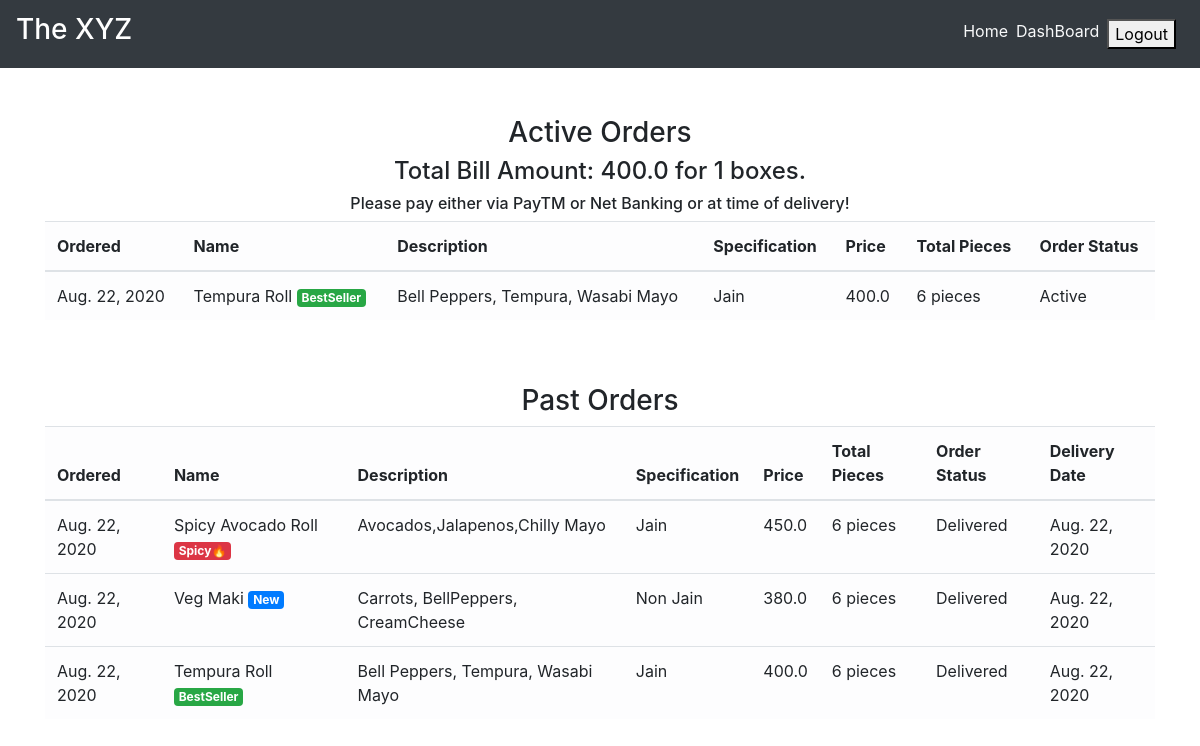
/order_details/ (signed in), run on an earlier commit of the app's database.
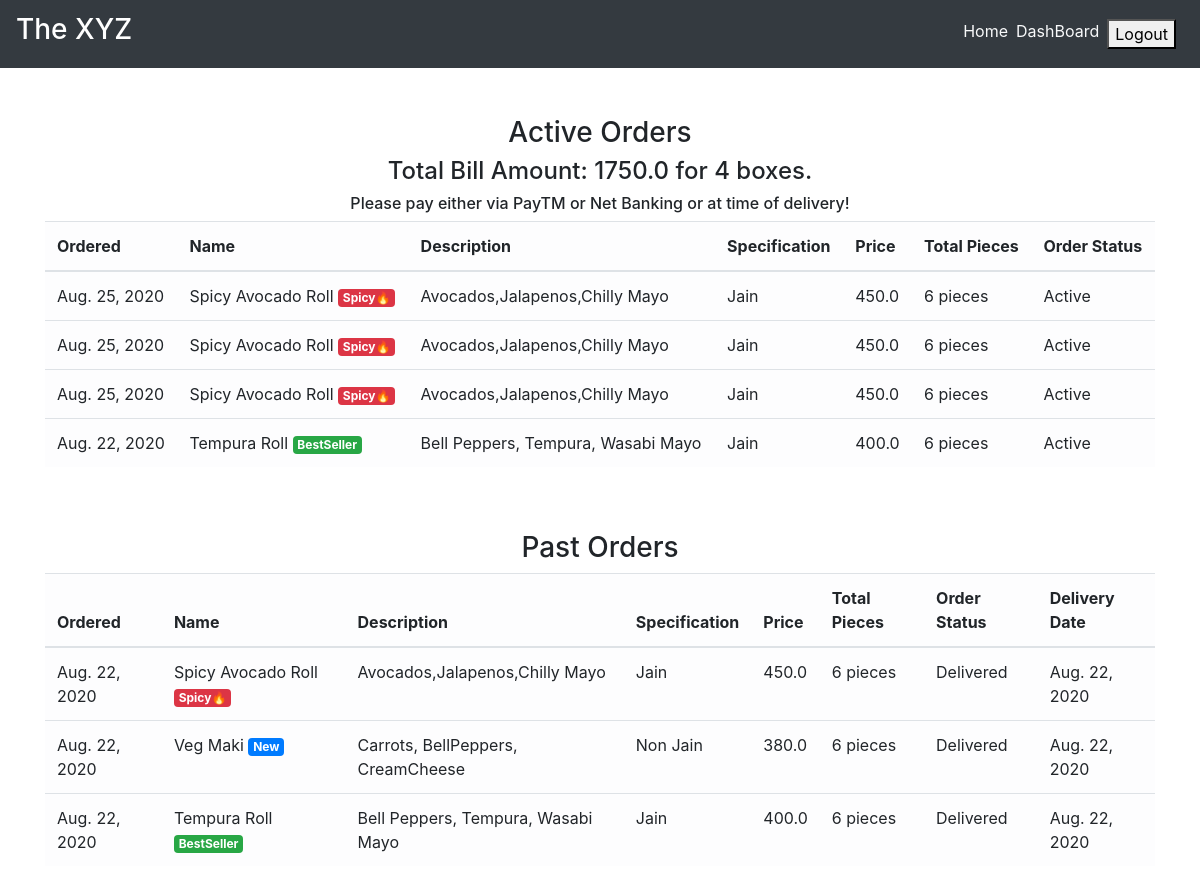
And on a later commit of the database.
### main/models.py (models this page shows, shortened)
class CartItems(models.Model):
    ORDER_STATUS = (
        ('Active', 'Active'),
        ('Delivered', 'Delivered')
    )
    user = models.ForeignKey(User, on_delete=models.CASCADE)
    item = models.ForeignKey(Item, on_delete=models.CASCADE)
    ordered = models.BooleanField(default=False)
    quantity = models.IntegerField(default=1)
    ordered_date = models.DateField(default=timezone.now)
    status = models.CharField(max_length=20, choices=ORDER_STATUS, default='Active')
    delivery_date = models.DateField(default=timezone.now)
    class Meta:
        verbose_name = 'Cart Item'
        verbose_name_plural = 'Cart Items'

class Item(models.Model):
    LABELS = (
        ('BestSeller', 'BestSeller'),
        ('New', 'New'),
        ('Spicy🔥', 'Spicy🔥'),
    )
    LABEL_COLOUR = (
        ('danger', 'danger'),
        ('success', 'success'),
        ('primary', 'primary'),
        ('info', 'info')
    )
    title = models.CharField(max_length=150)
    description = models.CharField(max_length=250,blank=True)
    price = models.FloatField()
    pieces = models.IntegerField(default=6)
    instructions = models.CharField(max_length=250,default="Jain Option Available")
    image = models.ImageField(default='default.png', upload_to='images/')
    labels = models.CharField(max_length=25, choices=LABELS, blank=True)
    label_colour = models.CharField(max_length=15, choices=LABEL_COLOUR, blank=True)
    slug = models.SlugField(default="sushi_name")
    created_by = models.ForeignKey(User, on_delete=models.CASCADE)

### main/views.py (the view)
# urls.py: path('order_details/', views.order_details, name='order_details'),
@login_required
def order_details(request):
    items = CartItems.objects.filter(ordered=True,status="Active").order_by('-ordered_date')
    cart_items = CartItems.objects.filter(ordered=True,status="Delivered").order_by('-ordered_date')
    bill = items.aggregate(Sum('item__price'))
    number = items.aggregate(Sum('quantity'))
    pieces = items.aggregate(Sum('item__pieces'))
    total = bill.get("item__price__sum")
    count = number.get("quantity__sum")
    total_pieces = pieces.get("item__pieces__sum")
    context = {
        'items':items,
        'cart_items':cart_items,
        'total': total,
        'count': count,
        'total_pieces': total_pieces
    }
    return render(request, 'main/order_details.html', context)

### main/templatetags/get_group.py (called while the page is built)
@register.filter(name='has_group')
def has_group(user, group_name):
    return user.groups.filter(name=group_name).exists()

### main/templates/main/order_details.html
{% extends "main/layout.html" %}
{% block content %}
<div class="cart">
    <div class="container">
        <div class="row">
            <div class="col-sm-12 mt-5">
                <h3 class="text-center">Active Orders</h3>
                {% if items %}
                <h4 class="text-center">Total Bill Amount: {{total}} for {{ count }} boxes.</h4>
                <h6 class="text-center">Please pay either via PayTM or Net Banking or at time of delivery!</h6>
                <div class="table-responsive">
                    <table class="table table-light">
                        <thead>
                        <tr>
                            <th scope="col">Ordered</th>
                            <th scope="col">Name</th>
                            <th scope="col">Description</th>
                            <th scope="col">Specification</th>
                            <th scope="col">Price</th>
                            <th scope="col">Total Pieces</th>
                            <th scope="col">Order Status</th>
                        </tr>
                        </thead>
                        <tbody>
                            {% for item_active in items %}
                        <tr>
                            <td>{{ item_active.ordered_date }}</td>
                            <td>{{ item_active.item.title }} <span class="badge badge-{{ item_active.item.label_colour }}">{{ item_active.item.labels }}</span></td>
                            <td>{{ item_active.item.description }}</td>
                            <td>{{ item_active.item.instructions }}</td>
                            <td>{{ item_active.item.price }}</td>
                            <td>{{ item_active.item.pieces }} pieces</td>
                            <td>{{ item_active.status }}</td>
                        </tr>
                            {% endfor %}
                        </tbody>
                    </table>
                </div>
                {% else %}
                <h4 class="text-center">Sorry, you have not ordered any item yet!!!</h4>
                {% endif %}
            </div>
        </div>
        <div class="row">
            <div class="col-sm-12 mt-5">
                <h3 class="text-center">Past Orders</h3>
                {% if cart_items %}
                <div class="table-responsive">
                    <table class="table table-light">
                        <thead>
                        <tr>
                            <th scope="col">Ordered</th>
                            <th scope="col">Name</th>
                            <th scope="col">Description</th>
                            <th scope="col">Specification</th>
                            <th scope="col">Price</th>
                            <th scope="col">Total Pieces</th>
                            <th scope="col">Order Status</th>
                            <th scope="col">Delivery Date</th>
                        </tr>
                        </thead>
                        <tbody>
                            {% for cart in cart_items %}
                        <tr>
                            <td>{{ cart.ordered_date }}</td>
                            <td>{{ cart.item.title }} <span class="badge badge-{{ cart.item.label_colour }}">{{ cart.item.labels }}</span></td>
                            <td>{{ cart.item.description }}</td>
                            <td>{{ cart.item.instructions }}</td>
                            <td>{{ cart.item.price }}</td>
                            <td>{{ cart.item.pieces }} pieces</td>
                            <td>{{ cart.status }}</td>
                            <td>{{ cart.delivery_date }}</td>
                        </tr>
                            {% endfor %}
                        </tbody>
                    </table>
                </div>
                {% else %}
                <h4 class="text-center">Sorry, you have not ordered any item yet!!!</h4>
                {% endif %}
            </div>
        </div>
    </div>
</div>
{% endblock content %}

What changed in the data, as far as the page shows it:
now on this page (row edited): CartItems: ordered_date "Aug. 25, 2020", item "Spicy Avocado Roll", item.labels "Spicy🔥", item.description "Avocados,Jalapenos,Chilly Mayo", item.instructions "Jain", item.price "450.0", item.pieces "6", status "Active", shown under "Please pay either via PayTM or Net Banking or at time of delivery!"
now on this page (row edited): CartItems: ordered_date "Aug. 25, 2020", item "Spicy Avocado Roll", item.labels "Spicy🔥", item.description "Avocados,Jalapenos,Chilly Mayo", item.instructions "Jain", item.price "450.0", item.pieces "6", status "Active", shown under "Please pay either via PayTM or Net Banking or at time of delivery!"
added CartItems: ordered_date "Aug. 25, 2020", item "Spicy Avocado Roll", item.labels "Spicy🔥", item.description "Avocados,Jalapenos,Chilly Mayo", item.instructions "Jain", item.price "450.0", item.pieces "6", status "Active", shown under "Please pay either via PayTM or Net Banking or at time of delivery!"
Also different on the page:
{{ total }}: "400.0" → "1750.0"
{{ count }}: "1" → "4"
